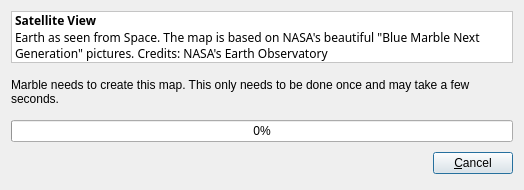
<?xml version="1.0" encoding="UTF-8"?>
<ui version="4.0">
 <class>TileCreatorDialog</class>
 <widget class="QDialog" name="TileCreatorDialog">
  <property name="geometry">
   <rect>
    <x>0</x>
    <y>0</y>
    <width>524</width>
    <height>190</height>
   </rect>
  </property>
  <property name="minimumSize">
   <size>
    <width>500</width>
    <height>190</height>
   </size>
  </property>
  <property name="windowTitle">
   <string>Creating Map</string>
  </property>
  <layout class="QVBoxLayout">
   <property name="spacing">
    <number>6</number>
   </property>
   <item>
    <widget class="QLabel" name="descriptionLabel">
     <property name="palette">
      <palette>
       <active>
        <colorrole role="WindowText">
         <brush brushstyle="SolidPattern">
          <color alpha="255">
           <red>0</red>
           <green>0</green>
           <blue>0</blue>
          </color>
         </brush>
        </colorrole>
        <colorrole role="Button">
         <brush brushstyle="SolidPattern">
          <color alpha="255">
           <red>255</red>
           <green>255</green>
           <blue>255</blue>
          </color>
         </brush>
        </colorrole>
        <colorrole role="Light">
         <brush brushstyle="SolidPattern">
          <color alpha="255">
           <red>255</red>
           <green>255</green>
           <blue>255</blue>
          </color>
         </brush>
        </colorrole>
        <colorrole role="Midlight">
         <brush brushstyle="SolidPattern">
          <color alpha="255">
           <red>255</red>
           <green>255</green>
           <blue>255</blue>
          </color>
         </brush>
        </colorrole>
        <colorrole role="Dark">
         <brush brushstyle="SolidPattern">
          <color alpha="255">
           <red>127</red>
           <green>127</green>
           <blue>127</blue>
          </color>
         </brush>
        </colorrole>
        <colorrole role="Mid">
         <brush brushstyle="SolidPattern">
          <color alpha="255">
           <red>170</red>
           <green>170</green>
           <blue>170</blue>
          </color>
         </brush>
        </colorrole>
        <colorrole role="Text">
         <brush brushstyle="SolidPattern">
          <color alpha="255">
           <red>0</red>
           <green>0</green>
           <blue>0</blue>
          </color>
         </brush>
        </colorrole>
        <colorrole role="BrightText">
         <brush brushstyle="SolidPattern">
          <color alpha="255">
           <red>255</red>
           <green>255</green>
           <blue>255</blue>
          </color>
         </brush>
        </colorrole>
        <colorrole role="ButtonText">
         <brush brushstyle="SolidPattern">
          <color alpha="255">
           <red>0</red>
           <green>0</green>
           <blue>0</blue>
          </color>
         </brush>
        </colorrole>
        <colorrole role="Base">
         <brush brushstyle="SolidPattern">
          <color alpha="255">
           <red>255</red>
           <green>255</green>
           <blue>255</blue>
          </color>
         </brush>
        </colorrole>
        <colorrole role="Window">
         <brush brushstyle="SolidPattern">
          <color alpha="255">
           <red>255</red>
           <green>255</green>
           <blue>255</blue>
          </color>
         </brush>
        </colorrole>
        <colorrole role="Shadow">
         <brush brushstyle="SolidPattern">
          <color alpha="255">
           <red>0</red>
           <green>0</green>
           <blue>0</blue>
          </color>
         </brush>
        </colorrole>
        <colorrole role="Highlight">
         <brush brushstyle="SolidPattern">
          <color alpha="255">
           <red>103</red>
           <green>141</green>
           <blue>178</blue>
          </color>
         </brush>
        </colorrole>
        <colorrole role="HighlightedText">
         <brush brushstyle="SolidPattern">
          <color alpha="255">
           <red>255</red>
           <green>255</green>
           <blue>255</blue>
          </color>
         </brush>
        </colorrole>
        <colorrole role="Link">
         <brush brushstyle="SolidPattern">
          <color alpha="255">
           <red>0</red>
           <green>0</green>
           <blue>238</blue>
          </color>
         </brush>
        </colorrole>
        <colorrole role="LinkVisited">
         <brush brushstyle="SolidPattern">
          <color alpha="255">
           <red>82</red>
           <green>24</green>
           <blue>139</blue>
          </color>
         </brush>
        </colorrole>
        <colorrole role="AlternateBase">
         <brush brushstyle="SolidPattern">
          <color alpha="255">
           <red>255</red>
           <green>255</green>
           <blue>255</blue>
          </color>
         </brush>
        </colorrole>
       </active>
       <inactive>
        <colorrole role="WindowText">
         <brush brushstyle="SolidPattern">
          <color alpha="255">
           <red>0</red>
           <green>0</green>
           <blue>0</blue>
          </color>
         </brush>
        </colorrole>
        <colorrole role="Button">
         <brush brushstyle="SolidPattern">
          <color alpha="255">
           <red>255</red>
           <green>255</green>
           <blue>255</blue>
          </color>
         </brush>
        </colorrole>
        <colorrole role="Light">
         <brush brushstyle="SolidPattern">
          <color alpha="255">
           <red>255</red>
           <green>255</green>
           <blue>255</blue>
          </color>
         </brush>
        </colorrole>
        <colorrole role="Midlight">
         <brush brushstyle="SolidPattern">
          <color alpha="255">
           <red>255</red>
           <green>255</green>
           <blue>255</blue>
          </color>
         </brush>
        </colorrole>
        <colorrole role="Dark">
         <brush brushstyle="SolidPattern">
          <color alpha="255">
           <red>127</red>
           <green>127</green>
           <blue>127</blue>
          </color>
         </brush>
        </colorrole>
        <colorrole role="Mid">
         <brush brushstyle="SolidPattern">
          <color alpha="255">
           <red>170</red>
           <green>170</green>
           <blue>170</blue>
          </color>
         </brush>
        </colorrole>
        <colorrole role="Text">
         <brush brushstyle="SolidPattern">
          <color alpha="255">
           <red>0</red>
           <green>0</green>
           <blue>0</blue>
          </color>
         </brush>
        </colorrole>
        <colorrole role="BrightText">
         <brush brushstyle="SolidPattern">
          <color alpha="255">
           <red>255</red>
           <green>255</green>
           <blue>255</blue>
          </color>
         </brush>
        </colorrole>
        <colorrole role="ButtonText">
         <brush brushstyle="SolidPattern">
          <color alpha="255">
           <red>0</red>
           <green>0</green>
           <blue>0</blue>
          </color>
         </brush>
        </colorrole>
        <colorrole role="Base">
         <brush brushstyle="SolidPattern">
          <color alpha="255">
           <red>255</red>
           <green>255</green>
           <blue>255</blue>
          </color>
         </brush>
        </colorrole>
        <colorrole role="Window">
         <brush brushstyle="SolidPattern">
          <color alpha="255">
           <red>255</red>
           <green>255</green>
           <blue>255</blue>
          </color>
         </brush>
        </colorrole>
        <colorrole role="Shadow">
         <brush brushstyle="SolidPattern">
          <color alpha="255">
           <red>0</red>
           <green>0</green>
           <blue>0</blue>
          </color>
         </brush>
        </colorrole>
        <colorrole role="Highlight">
         <brush brushstyle="SolidPattern">
          <color alpha="255">
           <red>103</red>
           <green>141</green>
           <blue>178</blue>
          </color>
         </brush>
        </colorrole>
        <colorrole role="HighlightedText">
         <brush brushstyle="SolidPattern">
          <color alpha="255">
           <red>255</red>
           <green>255</green>
           <blue>255</blue>
          </color>
         </brush>
        </colorrole>
        <colorrole role="Link">
         <brush brushstyle="SolidPattern">
          <color alpha="255">
           <red>0</red>
           <green>0</green>
           <blue>238</blue>
          </color>
         </brush>
        </colorrole>
        <colorrole role="LinkVisited">
         <brush brushstyle="SolidPattern">
          <color alpha="255">
           <red>82</red>
           <green>24</green>
           <blue>139</blue>
          </color>
         </brush>
        </colorrole>
        <colorrole role="AlternateBase">
         <brush brushstyle="SolidPattern">
          <color alpha="255">
           <red>255</red>
           <green>255</green>
           <blue>255</blue>
          </color>
         </brush>
        </colorrole>
       </inactive>
       <disabled>
        <colorrole role="WindowText">
         <brush brushstyle="SolidPattern">
          <color alpha="255">
           <red>127</red>
           <green>127</green>
           <blue>127</blue>
          </color>
         </brush>
        </colorrole>
        <colorrole role="Button">
         <brush brushstyle="SolidPattern">
          <color alpha="255">
           <red>255</red>
           <green>255</green>
           <blue>255</blue>
          </color>
         </brush>
        </colorrole>
        <colorrole role="Light">
         <brush brushstyle="SolidPattern">
          <color alpha="255">
           <red>255</red>
           <green>255</green>
           <blue>255</blue>
          </color>
         </brush>
        </colorrole>
        <colorrole role="Midlight">
         <brush brushstyle="SolidPattern">
          <color alpha="255">
           <red>255</red>
           <green>255</green>
           <blue>255</blue>
          </color>
         </brush>
        </colorrole>
        <colorrole role="Dark">
         <brush brushstyle="SolidPattern">
          <color alpha="255">
           <red>127</red>
           <green>127</green>
           <blue>127</blue>
          </color>
         </brush>
        </colorrole>
        <colorrole role="Mid">
         <brush brushstyle="SolidPattern">
          <color alpha="255">
           <red>170</red>
           <green>170</green>
           <blue>170</blue>
          </color>
         </brush>
        </colorrole>
        <colorrole role="Text">
         <brush brushstyle="SolidPattern">
          <color alpha="255">
           <red>127</red>
           <green>127</green>
           <blue>127</blue>
          </color>
         </brush>
        </colorrole>
        <colorrole role="BrightText">
         <brush brushstyle="SolidPattern">
          <color alpha="255">
           <red>255</red>
           <green>255</green>
           <blue>255</blue>
          </color>
         </brush>
        </colorrole>
        <colorrole role="ButtonText">
         <brush brushstyle="SolidPattern">
          <color alpha="255">
           <red>127</red>
           <green>127</green>
           <blue>127</blue>
          </color>
         </brush>
        </colorrole>
        <colorrole role="Base">
         <brush brushstyle="SolidPattern">
          <color alpha="255">
           <red>255</red>
           <green>255</green>
           <blue>255</blue>
          </color>
         </brush>
        </colorrole>
        <colorrole role="Window">
         <brush brushstyle="SolidPattern">
          <color alpha="255">
           <red>255</red>
           <green>255</green>
           <blue>255</blue>
          </color>
         </brush>
        </colorrole>
        <colorrole role="Shadow">
         <brush brushstyle="SolidPattern">
          <color alpha="255">
           <red>0</red>
           <green>0</green>
           <blue>0</blue>
          </color>
         </brush>
        </colorrole>
        <colorrole role="Highlight">
         <brush brushstyle="SolidPattern">
          <color alpha="255">
           <red>86</red>
           <green>117</green>
           <blue>148</blue>
          </color>
         </brush>
        </colorrole>
        <colorrole role="HighlightedText">
         <brush brushstyle="SolidPattern">
          <color alpha="255">
           <red>255</red>
           <green>255</green>
           <blue>255</blue>
          </color>
         </brush>
        </colorrole>
        <colorrole role="Link">
         <brush brushstyle="SolidPattern">
          <color alpha="255">
           <red>0</red>
           <green>0</green>
           <blue>238</blue>
          </color>
         </brush>
        </colorrole>
        <colorrole role="LinkVisited">
         <brush brushstyle="SolidPattern">
          <color alpha="255">
           <red>82</red>
           <green>24</green>
           <blue>139</blue>
          </color>
         </brush>
        </colorrole>
        <colorrole role="AlternateBase">
         <brush brushstyle="SolidPattern">
          <color alpha="255">
           <red>255</red>
           <green>255</green>
           <blue>255</blue>
          </color>
         </brush>
        </colorrole>
       </disabled>
      </palette>
     </property>
     <property name="autoFillBackground">
      <bool>true</bool>
     </property>
     <property name="frameShape">
      <enum>QFrame::StyledPanel</enum>
     </property>
     <property name="frameShadow">
      <enum>QFrame::Sunken</enum>
     </property>
     <property name="text">
      <string>&lt;html&gt;&lt;head&gt;&lt;meta name=&quot;qrichtext&quot; content=&quot;1&quot; /&gt;&lt;/head&gt;&lt;body style=&quot; white-space: pre-wrap; font-family:Sans Serif; font-size:9pt; font-weight:400; font-style:normal; text-decoration:none;&quot;&gt;&lt;p style=&quot; margin-top:0px; margin-bottom:0px; margin-left:0px; margin-right:0px; -qt-block-indent:0; text-indent:0px;&quot;&gt;&lt;span style=&quot; font-weight:600;&quot;&gt;Satellite View&lt;/span&gt;&lt;/p&gt;&lt;p style=&quot; margin-top:0px; margin-bottom:0px; margin-left:0px; margin-right:0px; -qt-block-indent:0; text-indent:0px;&quot;&gt;Earth as seen from Space. The map is based on NASA's beautiful &quot;Blue Marble Next Generation&quot; pictures. Credits: NASA's Earth Observatory&lt;/p&gt;&lt;/body&gt;&lt;/html&gt;</string>
     </property>
     <property name="wordWrap">
      <bool>true</bool>
     </property>
    </widget>
   </item>
   <item>
    <widget class="QLabel" name="messageLabel">
     <property name="text">
      <string>Marble needs to create this map. This only needs to be done once and may take a few seconds.</string>
     </property>
     <property name="wordWrap">
      <bool>true</bool>
     </property>
    </widget>
   </item>
   <item>
    <widget class="QProgressBar" name="progressBar">
     <property name="value">
      <number>0</number>
     </property>
     <property name="orientation">
      <enum>Qt::Horizontal</enum>
     </property>
    </widget>
   </item>
   <item>
    <layout class="QHBoxLayout">
     <property name="spacing">
      <number>6</number>
     </property>
     <item>
      <spacer>
       <property name="orientation">
        <enum>Qt::Horizontal</enum>
       </property>
       <property name="sizeHint" stdset="0">
        <size>
         <width>131</width>
         <height>31</height>
        </size>
       </property>
      </spacer>
     </item>
     <item>
      <widget class="QPushButton" name="cancelButton">
       <property name="text">
        <string>&amp;Cancel</string>
       </property>
      </widget>
     </item>
    </layout>
   </item>
  </layout>
 </widget>
 <resources/>
 <connections/>
</ui>
